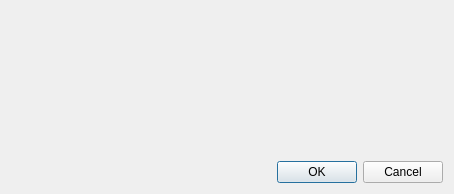
<?xml version="1.0" encoding="UTF-8"?>
<ui version="4.0">
 <class>NeuPrintQueryDialog</class>
 <widget class="QDialog" name="NeuPrintQueryDialog">
  <property name="geometry">
   <rect>
    <x>0</x>
    <y>0</y>
    <width>454</width>
    <height>194</height>
   </rect>
  </property>
  <property name="windowTitle">
   <string>NeuPrint Query</string>
  </property>
  <layout class="QVBoxLayout" name="verticalLayout">
   <item>
    <layout class="QHBoxLayout" name="horizontalLayout">
     <item>
      <widget class="ZOptionListWidget" name="inputRoiWidget" native="true"/>
     </item>
     <item>
      <widget class="QLabel" name="label">
       <property name="text">
        <string/>
       </property>
       <property name="pixmap">
        <pixmap resource="../gui.qrc">:/images/go-next.png</pixmap>
       </property>
      </widget>
     </item>
     <item>
      <widget class="ZOptionListWidget" name="outputRoiWidget" native="true"/>
     </item>
    </layout>
   </item>
   <item>
    <widget class="QDialogButtonBox" name="buttonBox">
     <property name="orientation">
      <enum>Qt::Horizontal</enum>
     </property>
     <property name="standardButtons">
      <set>QDialogButtonBox::Cancel|QDialogButtonBox::Ok</set>
     </property>
    </widget>
   </item>
  </layout>
 </widget>
 <customwidgets>
  <customwidget>
   <class>ZOptionListWidget</class>
   <extends>QWidget</extends>
   <header location="global">widgets/zoptionlistwidget.h</header>
   <container>1</container>
  </customwidget>
 </customwidgets>
 <resources>
  <include location="../gui.qrc"/>
 </resources>
 <connections>
  <connection>
   <sender>buttonBox</sender>
   <signal>accepted()</signal>
   <receiver>NeuPrintQueryDialog</receiver>
   <slot>accept()</slot>
   <hints>
    <hint type="sourcelabel">
     <x>248</x>
     <y>254</y>
    </hint>
    <hint type="destinationlabel">
     <x>157</x>
     <y>274</y>
    </hint>
   </hints>
  </connection>
  <connection>
   <sender>buttonBox</sender>
   <signal>rejected()</signal>
   <receiver>NeuPrintQueryDialog</receiver>
   <slot>reject()</slot>
   <hints>
    <hint type="sourcelabel">
     <x>316</x>
     <y>260</y>
    </hint>
    <hint type="destinationlabel">
     <x>286</x>
     <y>274</y>
    </hint>
   </hints>
  </connection>
 </connections>
</ui>
